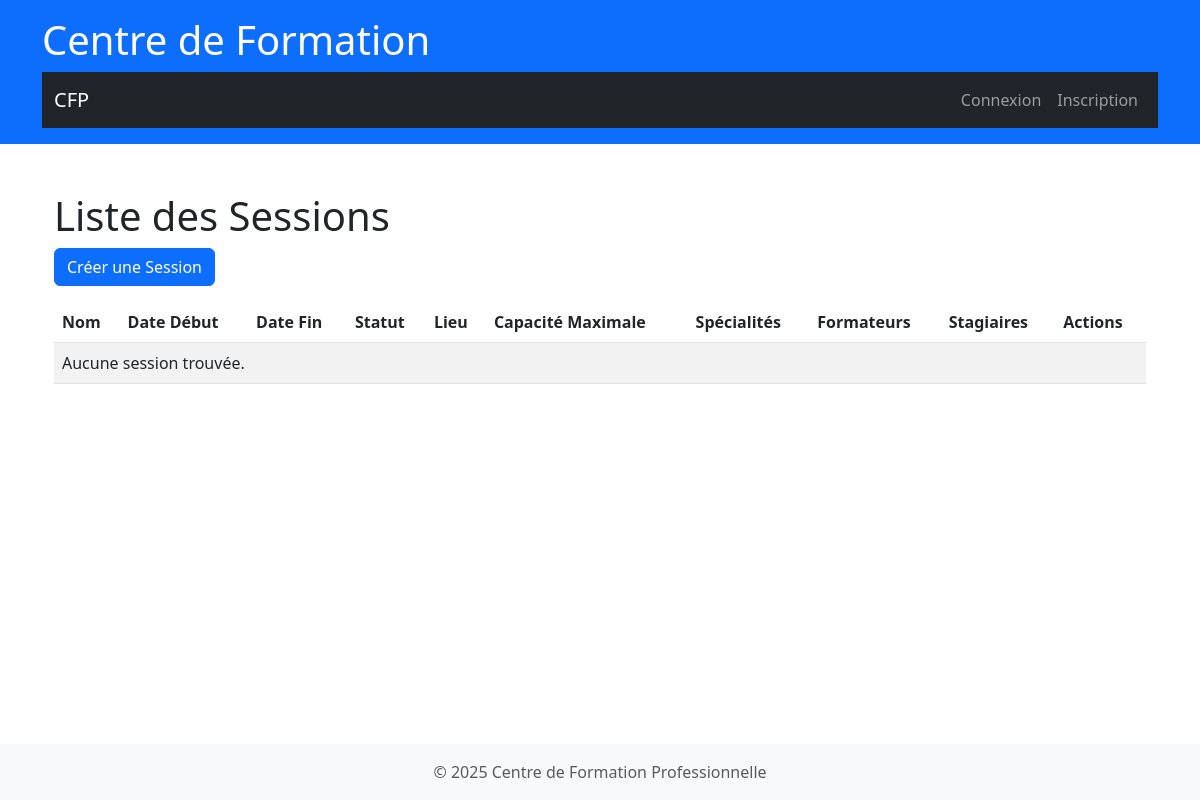
Page /session/liste/ on the earlier database version.
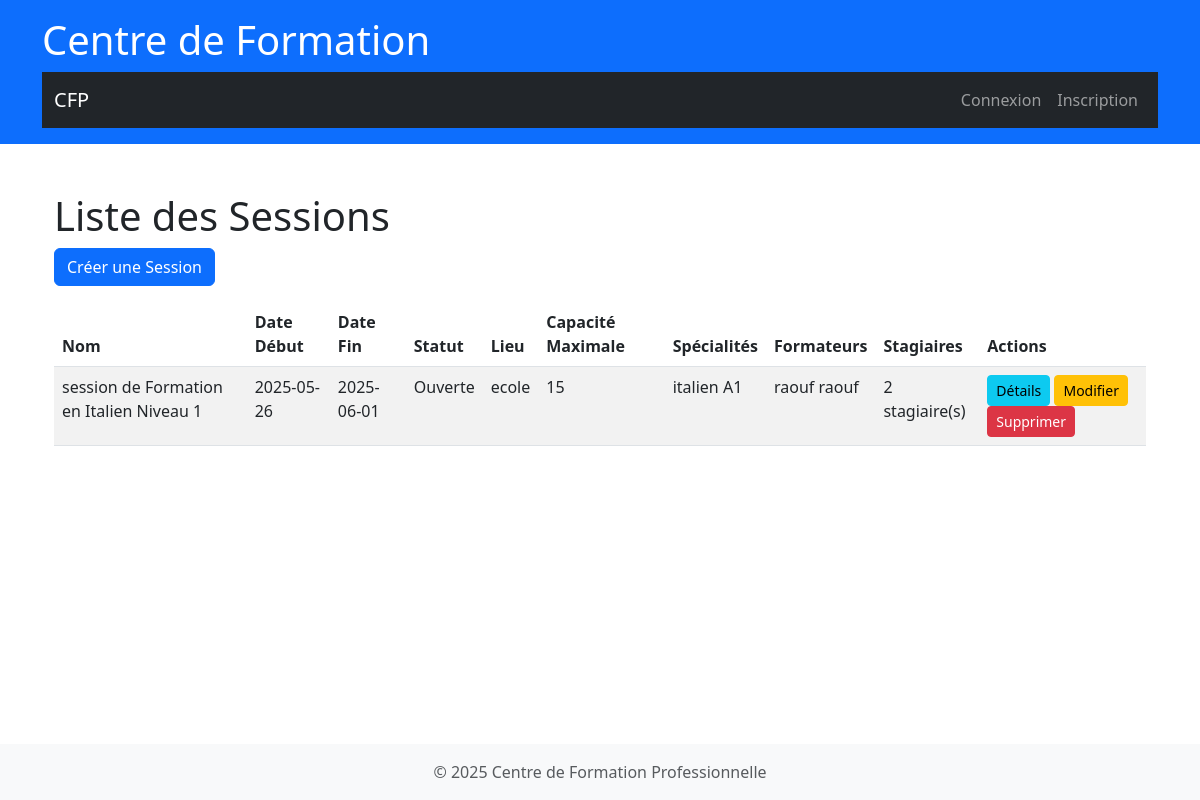
Same page on the later database version.
### session/models.py (models this page shows, shortened)
class Session(models.Model):
    nom = models.CharField(max_length=255, help_text="Nom ou titre de la session (ex: Session Printemps 2025)")
    date_debut = models.DateField(help_text="Date de début de la session")
    date_fin = models.DateField(help_text="Date de fin de la session")
    specialites = models.ManyToManyField( Specialite, related_name='sessions', help_text="Spécialités couvertes par cette session" )
    formateurs = models.ManyToManyField( Formateur, related_name='sessions', help_text="Formateurs assignés à cette session" )
    stagiaires = models.ManyToManyField( Stagiaire, related_name='sessions', help_text="Stagiaires inscrits à cette session" )
    STATUT_CHOICES = [
        ('OUVERTE', 'Ouverte'),
        ('EN_COURS', 'En cours'),
        ('TERMINEE', 'Terminée'),
        ('FERMEE', 'Fermée'), # Pourrait signifier complète ou annulée
    ]
    statut = models.CharField( max_length=20, choices=STATUT_CHOICES, default='OUVERTE', help_text="Statut actuel de la session" )
    lieu = models.CharField( max_length=255, null=True, blank=True, help_text="Lieu où se déroule la session" )
    capacite_maximale = models.IntegerField( null=True, blank=True, help_text="Nombre maximal de stagiaires pour cette session" )
    class Meta:
        verbose_name = "Session"
        verbose_name_plural = "Sessions"
        constraints = [
            models.CheckConstraint(
                check=models.Q(date_fin__gte=models.F('date_debut')),
                name='date_fin_gte_date_debut'
            )
        ]
        ordering = ['date_debut', 'nom']

### specialite/models.py (models this page shows, shortened)
class Specialite(models.Model):
    nom = models.CharField(max_length=100)
    description = models.TextField(blank=True, null=True)

### formateur/models.py (models this page shows, shortened)
class Formateur(models.Model):
    user = models.OneToOneField(CustomUser, on_delete=models.CASCADE)
    nom = models.CharField(max_length=255)
    prenom = models.CharField(max_length=255, null=True, blank=True)
    adresse = models.TextField()
    specialites = models.ManyToManyField(Specialite)
    experience = models.IntegerField(default=0)

### session/views.py (the view)
# urls.py: path('liste/', views.SessionListView.as_view(), name='session_list'),
class SessionListView(ListView):
    model = Session # Le modèle à lister
    template_name = 'session/session_list.html' # Le template à rendre
    context_object_name = 'sessions' # Nom de la variable de contexte dans le template
    def get_queryset(self):
        return Session.objects.all()

### session/templates/session/session_list.html (shortened to what this page needs)
{% extends 'base.html' %}
{% block content %}
    <div class="container mt-4">
        <h1>Liste des Sessions</h1>
        <a href="{% url 'session:session_create' %}" class="btn btn-primary mb-3">Créer une Session</a>
        <div class="table-responsive">
            <table class="table table-striped table-hover">
                <thead>
                    <tr>
                        <th>Nom</th>
                        <th>Date Début</th>
                        <th>Date Fin</th>
                        <th>Statut</th>
                        <th>Lieu</th>
                        <th>Capacité Maximale</th>
                        <th>Spécialités</th>
                        <th>Formateurs</th>
                        <th>Stagiaires</th>
                        <th>Actions</th>
                    </tr>
                </thead>
                <tbody>
                    {% for session in sessions %}
                        <tr>
                            <td>{{ session.nom }}</td>
                            <td>{{ session.date_debut|date:"Y-m-d" }}</td>
                            <td>{{ session.date_fin|date:"Y-m-d" }}</td>
                            <td>{{ session.get_statut_display }}</td>
                            <td>{{ session.lieu|default:"Non spécifié" }}</td>
                            <td>{{ session.capacite_maximale|default:"Illimitée" }}</td>
                            <td>
                                {% for specialite in session.specialites.all %}
                                    {{ specialite.nom }}{% if not forloop.last %}, {% endif %}
                                {% empty %}
                                    Aucune
                                {% endfor %}
                            </td>
                            <td>
                                {% for formateur in session.formateurs.all %}
                                    {{ formateur.nom }}  {{ formateur.prenom }}{% if not forloop.last %}, {% endif %}
                                {% empty %}
                                    Aucun
                                {% endfor %}
                            </td>
                            <td>
                                {{ session.stagiaires.count }} stagiaire(s)
                            </td>
                            <td>
                                <a href="{% url 'session:session_detail' session.pk %}" class="btn btn-info btn-sm">Détails</a>
                                <a href="{% url 'session:session_update' session.pk %}" class="btn btn-warning btn-sm">Modifier</a>
                                <a href="{% url 'session:session_delete' session.pk %}" class="btn btn-danger btn-sm">Supprimer</a>
                            </td>
                        </tr>
                    {% empty %}
                        <tr>
                            <td colspan="10">Aucune session trouvée.</td>
                        </tr>
                    {% endfor %}
                </tbody>
            </table>
        </div>
    </div>
{% endblock %}

Differences in the rows shown:
added Session: nom "session de Formation en Italien Niveau 1", date_debut "2025-05-26", date_fin "2025-06-01", statut "Ouverte", lieu "ecole", capacite_maximale "15", stagiaires.count "2"
now on this page (row unchanged): Specialite: nom "italien A1"
now on this page (row unchanged): Formateur: nom "raouf", prenom "raouf"
Other differences:
text no longer shown: "Aucune session trouvée."
